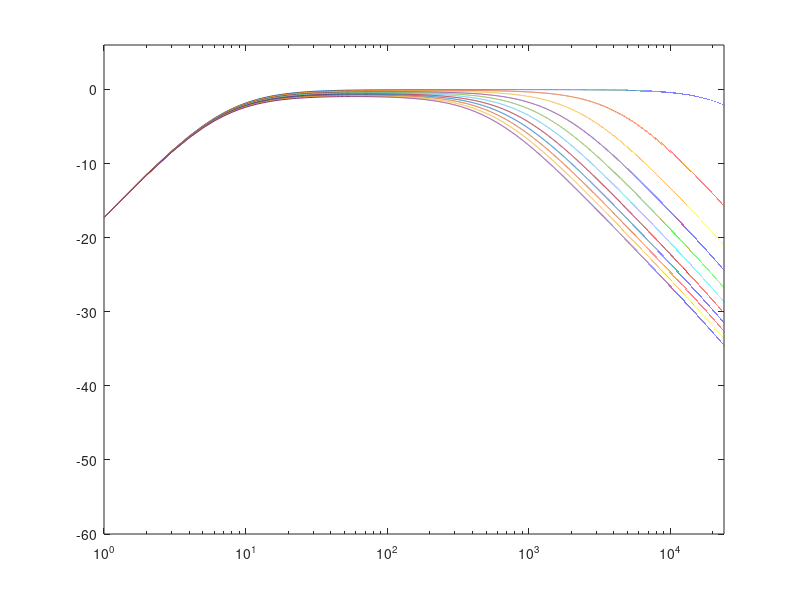

Write MATLAB code to recreate this figure.
% RatTone_DK.m
clear; clc; close all;

% Utility
Fs = 4*48000;
Ts = 1 / Fs;

% Input/Output
Vi = [1; zeros(Fs/2 - 1, 1)];
N = length(Vi);
Vo = zeros(N, 1);

for tone = 0:.1:1
    % Components
    C1 = 3.3e-9;
    C2 = 22e-9;
    R1 = Ts / (2 * C1);
    R2 = Ts / (2 * C2);
    R3 = 1e6;
    P = tone*1e5+1.5e3; % Tone Knob

    % G Substitutions
    G1 = 1/P + 1/R1 + 1/R2;
    G2 = 1 + R2/R3;
    G3 = G2 - 1/(R2*G1);
    G4 = 1/G1 - R2;

    % States
    x1 = 0;
    x2 = 0;

    % Coefficients
    b0 = 1/(P*G1*G3);
    b1 = 1/(G1*G3);
    b2 = G4/G3;

    % DSP
    for n = 1 : N
        % Transfer Function
        Vo(n,1) = Vi(n,1)*b0 + x1*b1 + x2*b2;
        % Nodes
        Va = Vo(n,1)*G2 + x2*R2;
        % State Updates
        x1 = (2/R1)*Va - x1;
        x2 = (2/R2)*(Va-Vo(n,1)) - x2;
    end

    % Graph
    [H, W] = freqz(Vo, 1, N, Fs);
    semilogx(W, 20*log10(abs(H)));
    axis([0 24000 -60 6]);
    hold on;
end
hold off;